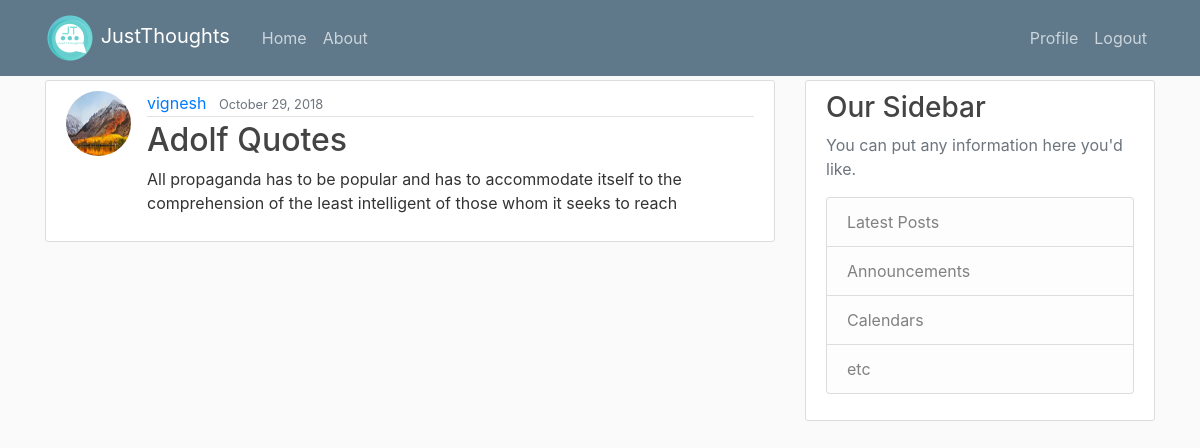
The app's page /post/1/ (signed in) with its own data.
### blog/models.py (models this page shows, shortened)
class Post(models.Model):
    title = models.CharField(max_length=120)
    content = models.TextField()
    date_posted = models.DateTimeField(default=timezone.now)
    author = models.ForeignKey(User,on_delete=models.CASCADE)

### users/models.py (models this page shows, shortened)
class Profile(models.Model): # extending the default User model by django
    user = models.OneToOneField(User,on_delete=models.CASCADE)
    image = models.ImageField(default='default.jpg',upload_to='profile_pics')

### blog/views.py (the view)
# urls.py: path('post/<int:pk>/',PostDetailView.as_view(),name='blog-post-detail'),
class PostDetailView(DetailView):
    model = Post

### blog/templates/blog/post_detail.html
{% extends 'blog/base.html' %}
{% load static %}
{% block content %}
{% if user.is_authenticated %}
<article class="media content-section">
  <img class="rounded-circle article-img" src="{{ object.author.profile.image.url }}">
  <div class="media-body">
    <div class="article-metadata">
      <a class="mr-2" href="#">{{ object.author }}</a>
      <small class="text-muted">{{ object.date_posted|date:"F d, Y" }}</small>
    </div>
    <h2 class="article-title">{{ object.title }}</h2>
    <p class="article-content">{{ object.content }}</p>
  </div>
</article>
{% else %}
<h1>JustThoughts</h1>
<img src="{% static 'blog/just_thoughts_logo.png' %}">
<p><h4><a href="{% url 'users_login' %}">Login</a> To View Posts </h4></p>
{% endif %}
{% endblock %}

### blog/static/blog/main.css (style rules this page uses)
body { background: #fafafa; color: #333333; margin-top: 5rem; }
h1, h2, h3, h4, h5, h6 { color: #444444; }
.content-section { background: #ffffff; padding: 10px 20px; border: 1px solid #dddddd; border-radius: 3px; margin-bottom: 20px; }
.article-title { color: #444444; }
.article-content { white-space: pre-line; }
.article-img { height: 65px; width: 65px; margin-right: 16px; }
.article-metadata { padding-bottom: 1px; margin-bottom: 4px; border-bottom: 1px solid #e3e3e3 }

### records on screen
Post: author.profile.image (picture), author "vignesh", date_posted "October 29, 2018", title "Adolf Quotes", content "All propaganda has to be popular and has to accommodate itself to the comprehension of the least intelligent of those whom it seeks to reach"
